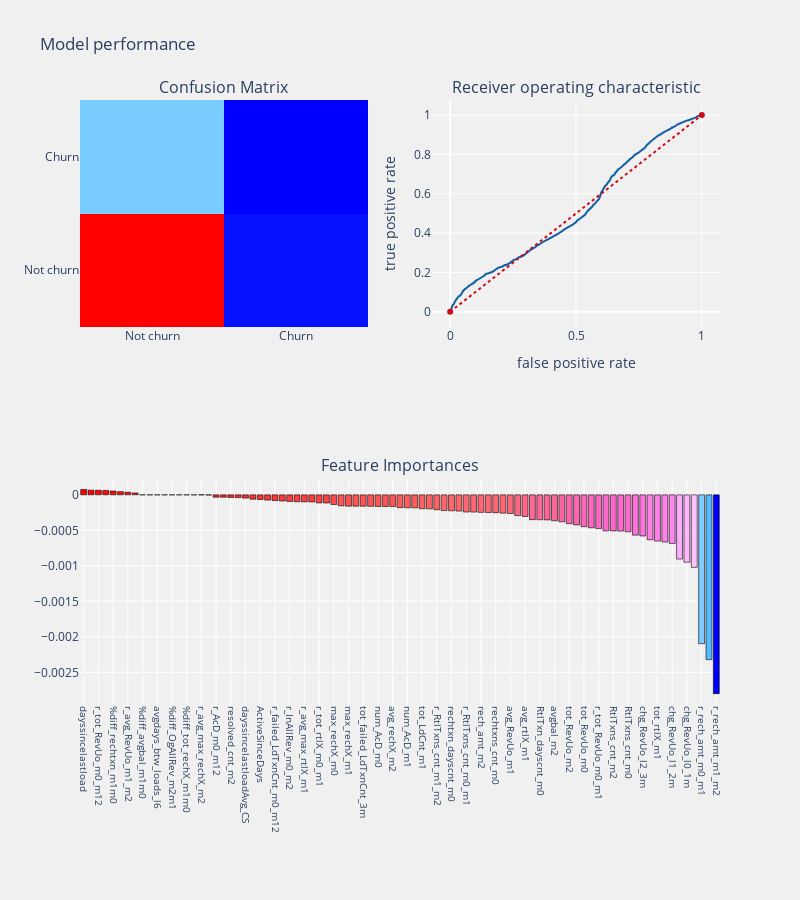

Notebook code cell kept with this figure:
### Code cell
telecom_churn_prediction(logit, train_X, test_X, train_Y, test_Y,cols, "coefficients", threshold_plot=True)

### Figure 1 — Plotly figure (JSON) as saved in the notebook; plotly's stock layout.template omitted (floating-point values rounded to 4 significant figures; data arrays with more than 128 entries replaced by an {"elided": "..."} marker saying what was removed)
{"data": [{"colorscale": [[0, "rgb(0,0,255)"], [0.1, "rgb(51,153,255)"], [0.2, "rgb(102,204,255)"], [0.3, "rgb(153,204,255)"], [0.4, "rgb(204,204,255)"], [0.5, "rgb(255,255,255)"], [0.6, "rgb(255,204,255)"], [0.7, "rgb(255,153,255)"], [0.8, "rgb(255,102,204)"], [0.9, "rgb(255,102,102)"], [1, "rgb(255,0,0)"]], "name": "matrix", "showscale": false, "type": "heatmap", "x": ["Not churn", "Churn"], "xaxis": "x", "y": ["Not churn", "Churn"], "yaxis": "y", "z": [[7731, 214], [1920, 135]]}, {"line": {"color": "rgb(22, 96, 167)", "width": 2}, "name": "Roc : 0.5193791256494238", "type": "scatter", "x": {"elided": "3181 float values"}, "xaxis": "x2", "y": {"elided": "3181 float values"}, "yaxis": "y2"}, {"line": {"color": "rgb(205, 12, 24)", "dash": "dot", "width": 2}, "type": "scatter", "x": [0, 1], "xaxis": "x2", "y": [0, 1], "yaxis": "y2"}, {"marker": {"color": [7.58e-05, 6.641e-05, 6.471e-05, 6.229e-05, 5.426e-05, 4.495e-05, 3.729e-05, 2.628e-05, 5.311e-08, 0, 0, -1.861e-08, -2.967e-08, -6.022e-08, -2.112e-07, -2.555e-07, -5.755e-07, -3.149e-06, -3.295e-05, -3.353e-05, -3.632e-05, -3.821e-05, -4.579e-05, -6.07e-05, -6.51e-05, -7.356e-05, -8.065e-05, -8.644e-05, -9.299e-05, -9.733e-05, -9.872e-05, -9.997e-05, -0.0001134, -0.0001141, -0.0001362, -0.0001547, -0.0001592, -0.0001598, -0.0001605, -0.0001613, -0.000163, -0.0001639, -0.0001644, -0.0001801, -0.000183, -0.000183, -0.000196, -0.0001974, -0.00021, -0.0002213, -0.0002249, -0.0002282, -0.0002418, -0.0002427, -0.0002466, -0.0002491, -0.0002514, -0.0002574, -0.0002637, -0.0002925, -0.0003044, -0.0003492, -0.0003507, -0.0003526, -0.0003657, -0.0003788, -0.0004066, -0.0004232, -0.0004482, -0.0004633, -0.0004754, -0.0005068, -0.0005077, -0.0005105, -0.0005203, -0.0005676, -0.0005789, -0.0006328, -0.0006514, -0.0006641, -0.0006868, -0.0009041, -0.000949, -0.001021, -0.002097, -0.002321, -0.002801], "colorscale": [[0, "rgb(0,0,255)"], [0.1, "rgb(51,153,255)"], [0.2, "rgb(102,204,255)"], [0.3, "rgb(153,204,255)"], [0.4, "rgb(204,204,255)"], [0.5, "rgb(255,255,255)"], [0.6, "rgb(255,204,255)"], [0.7, "rgb(255,153,255)"], [0.8, "rgb(255,102,204)"], [0.9, "rgb(255,102,102)"], [1, "rgb(255,0,0)"]], "line": {"color": "black", "width": 0.6}}, "name": "coefficients", "type": "bar", "x": ["dayssincelastload", "daystofirstloadAvg_CS", "r_tot_RevUo_m0_m12", "ActiveSinceDaysAvg_CS", "%diff_rechtxn_m1m0", "%diff_rechtxn_m2m1", "r_avg_RevUo_m1_m2", "r_avg_max_rechX_m0", "%diff_avgbal_m1m0", "fail_RtlTxncnt_m0", "avgdays_btw_loads_l6", "%diff_avgbal_m2m1", "%diff_OgAllRev_m2m1", "%diff_OgAllRev_m1m0", "%diff_tot_rechX_m1m0", "%diff_tot_rechX_m2m1", "r_avg_max_rechX_m2", "r_avg_max_rechX_m1", "r_AcD_m0_m12", "r_avg_RevUo_m0_m1", "resolved_cnt_m2", "Customer_status", "dayssincelastloadAvg_CS", "r_tot_rtlX_m1_m2", "ActiveSinceDays", "avg_rechX_m0", "r_failed_LdTxnCnt_m0_m12", "r_avg_max_rtlX_m0", "r_InAllRev_m0_m2", "tot_resolved_cnt_m012", "r_avg_max_rtlX_m1", "r_avg_max_rtlX_m2", "r_tot_rtlX_m0_m1", "avg_rechX_m1", "max_rechX_m0", "rechtxn_dayscnt_m2", "max_rechX_m1", "tot_LdCnt_m0", "tot_failed_LdTxnCnt_3m", "tot_LdCnt_m2", "num_AcD_m0", "rechtxn_dayscnt_m1", "avg_rechX_m2", "tot_rechX_m0", "num_AcD_m1", "rech_amt_m0", "tot_LdCnt_m1", "rech_amt_m1", "r_RtlTxns_cnt_m1_m2", "daystofirstload", "rechtxn_dayscnt_m0", "avg_rtlX_m0", "r_RtlTxns_cnt_m0_m1", "r_tot_RevUo_m1_m2", "rech_amt_m2", "avg_RevUo_m0", "rechtxns_cnt_m0", "avg_RevUo_m2", "avg_RevUo_m1", "chg_rechX_l0_1m", "avg_rtlX_m1", "avg_rtlX_m2", "RtlTxn_dayscnt_m0", "RtlTxn_dayscnt_m2", "avgbal_m2", "avgbal_m1", "tot_RevUo_m2", "tot_RevUo_m1", "tot_RevUo_m0", "r_rech_amt_m0_m12", "r_tot_RevUo_m0_m1", "avgbal_m0", "RtlTxns_cnt_m2", "RtlTxns_cnt_m1", "RtlTxns_cnt_m0", "chg_rechX_l1_2m", "chg_RevUo_l2_3m", "tot_rtlX_m0", "tot_rtlX_m1", "tot_rtlX_m2", "chg_RevUo_l1_2m", "r_billX_amt_m0_m1", "chg_RevUo_l0_1m", "r_billX_amt_m1_m2", "r_rech_amt_m0_m1", "percent_resolved_3m", "r_rech_amt_m1_m2"], "xaxis": "x3", "y": [7.58e-05, 6.641e-05, 6.471e-05, 6.229e-05, 5.426e-05, 4.495e-05, 3.729e-05, 2.628e-05, 5.311e-08, 0, 0, -1.861e-08, -2.967e-08, -6.022e-08, -2.112e-07, -2.555e-07, -5.755e-07, -3.149e-06, -3.295e-05, -3.353e-05, -3.632e-05, -3.821e-05, -4.579e-05, -6.07e-05, -6.51e-05, -7.356e-05, -8.065e-05, -8.644e-05, -9.299e-05, -9.733e-05, -9.872e-05, -9.997e-05, -0.0001134, -0.0001141, -0.0001362, -0.0001547, -0.0001592, -0.0001598, -0.0001605, -0.0001613, -0.000163, -0.0001639, -0.0001644, -0.0001801, -0.000183, -0.000183, -0.000196, -0.0001974, -0.00021, -0.0002213, -0.0002249, -0.0002282, -0.0002418, -0.0002427, -0.0002466, -0.0002491, -0.0002514, -0.0002574, -0.0002637, -0.0002925, -0.0003044, -0.0003492, -0.0003507, -0.0003526, -0.0003657, -0.0003788, -0.0004066, -0.0004232, -0.0004482, -0.0004633, -0.0004754, -0.0005068, -0.0005077, -0.0005105, -0.0005203, -0.0005676, -0.0005789, -0.0006328, -0.0006514, -0.0006641, -0.0006868, -0.0009041, -0.000949, -0.001021, -0.002097, -0.002321, -0.002801], "yaxis": "y3"}], "layout": {"annotations": [{"font": {"size": 16}, "showarrow": false, "text": "Confusion Matrix", "x": 0.225, "xanchor": "center", "xref": "paper", "y": 1, "yanchor": "bottom", "yref": "paper"}, {"font": {"size": 16}, "showarrow": false, "text": "Receiver operating characteristic", "x": 0.775, "xanchor": "center", "xref": "paper", "y": 1, "yanchor": "bottom", "yref": "paper"}, {"font": {"size": 16}, "showarrow": false, "text": "Feature Importances", "x": 0.5, "xanchor": "center", "xref": "paper", "y": 0.375, "yanchor": "bottom", "yref": "paper"}], "autosize": false, "height": 900, "margin": {"b": 195}, "paper_bgcolor": "rgba(240,240,240, 0.95)", "plot_bgcolor": "rgba(240,240,240, 0.95)", "showlegend": false, "title": {"text": "Model performance"}, "width": 800, "xaxis": {"anchor": "y", "domain": [0, 0.45]}, "xaxis2": {"anchor": "y2", "domain": [0.55, 1], "title": {"text": "false positive rate"}}, "xaxis3": {"anchor": "y3", "domain": [0, 1], "showgrid": true, "tickangle": 90, "tickfont": {"size": 10}}, "yaxis": {"anchor": "x", "domain": [0.625, 1]}, "yaxis2": {"anchor": "x2", "domain": [0.625, 1], "title": {"text": "true positive rate"}}, "yaxis3": {"anchor": "x3", "domain": [0, 0.375]}}}
